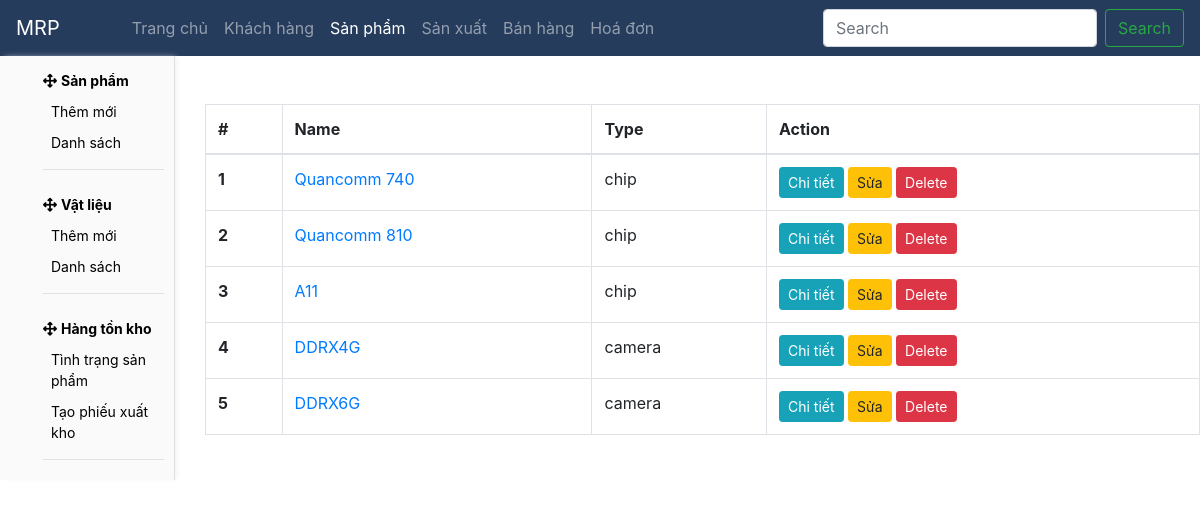
The page /product/component_list on the database as committed earlier.
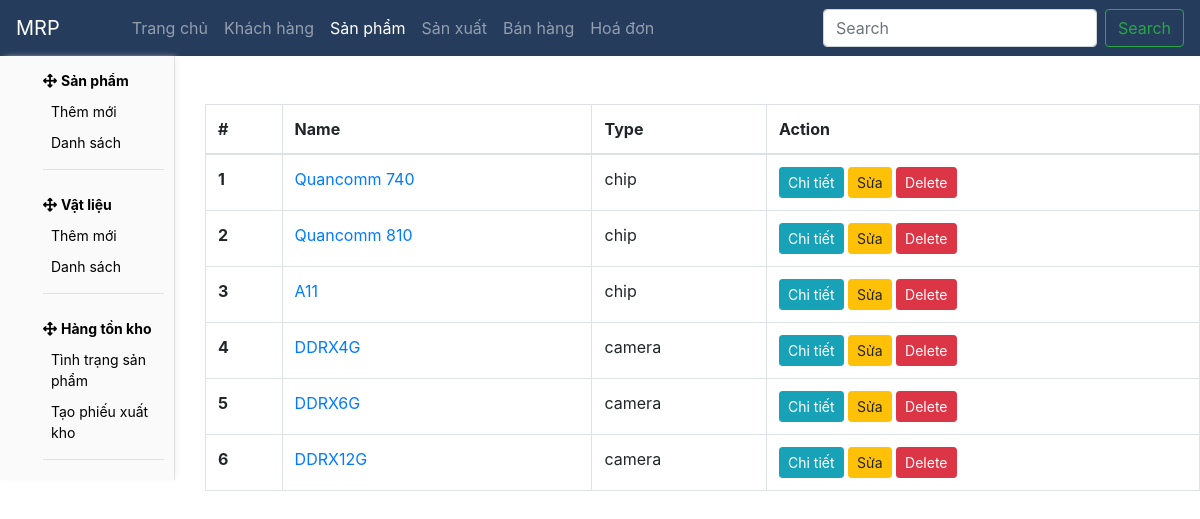
The same page on the database as committed later.
### core/models.py (models this page shows, shortened)
class Component(models.Model):
    name = models.CharField(max_length=50)
    type = models.CharField(max_length=50, choices=COMPONENT_TYPE, blank=True, null=True)
    supplier = models.ForeignKey(Supplier, on_delete=models.CASCADE, blank=True, null=True)

### core/views.py (the view)
# urls.py: path('product/component_list', component_list, name='component_list'),
def component_list(request):
    return render(request, 'component/list.html', {'components': Component.objects.all(),})

### core/templates/component/list.html (shortened to what this page needs)
{% extends 'base.html' %}
{% block sidebar %}
    {% include 'sidebar/product.html' %}
{% endblock sidebar %}
{% block content %}
<table class="table table-bordered mt-5">
    <thead>
      <tr>
        <th scope="col">#</th>
        <th scope="col">Name</th>
        <th scope="col">Type</th>
        <th scope="col">Action</th>
      </tr>
    </thead>
    <tbody>
        {% for component in components %}
        <tr>
          <th scope="row">{{component.id}}</th>
          <td><a href="{% url 'component_detail' component.id %}">{{component.name}}</a></td>
          <td>{{component.type}}</td>
          <td>
            <a href="{% url 'component_detail' component.id %}" class="btn btn-sm btn-info">Chi tiết</a>
            <a href="{% url 'component_edit' component.id %}" class="btn btn-sm btn-warning">Sửa</a>
            <a class="btn btn-sm btn-danger" onclick="confirm('delete?')?window.location.href='{% url 'component_delete' component.id %}':''">Delete</a>
          </td>
        </tr>
        {% endfor %}
    </tbody>
  </table>
{% endblock content %}

Rows that differ between the two databases and show on the page:
added Component: id "6", name "DDRX12G", type "camera"
